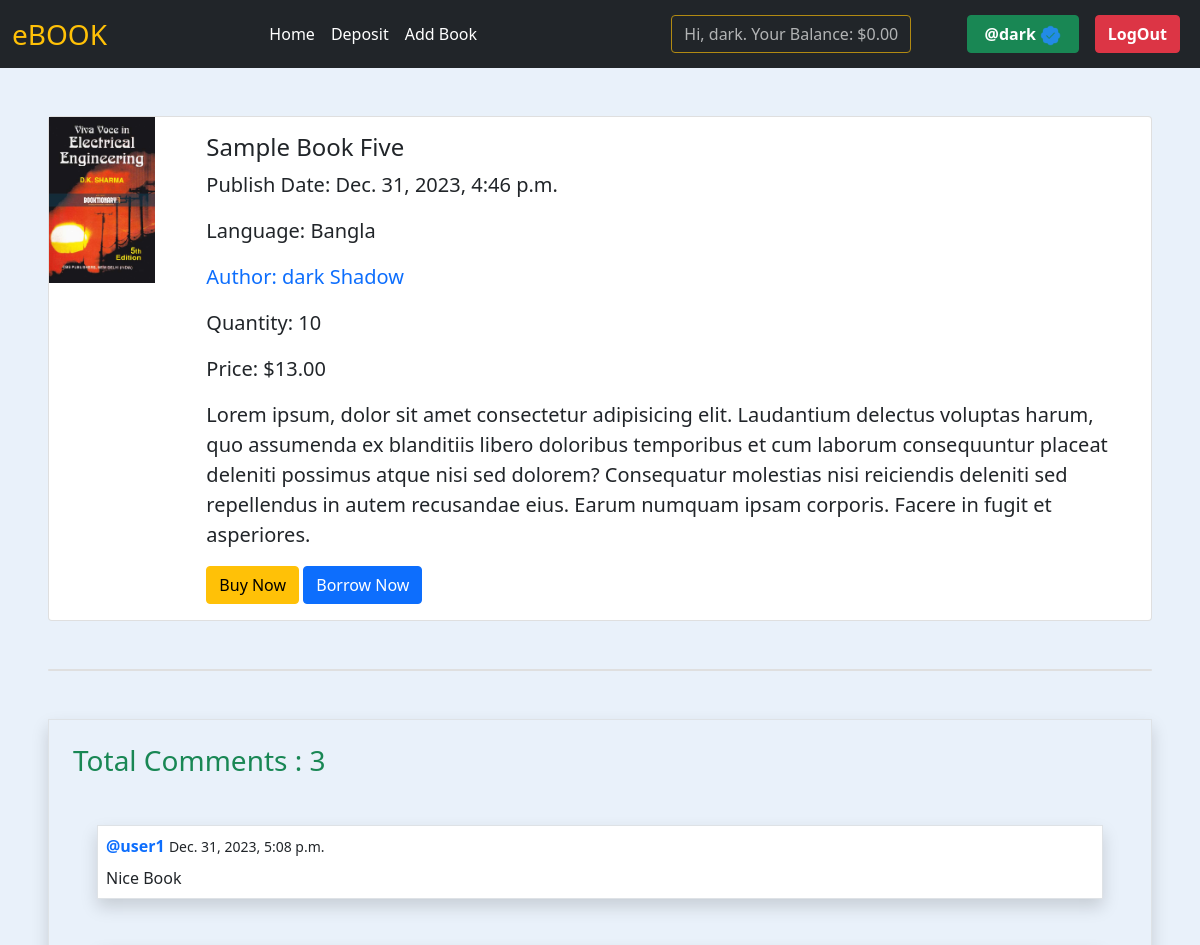
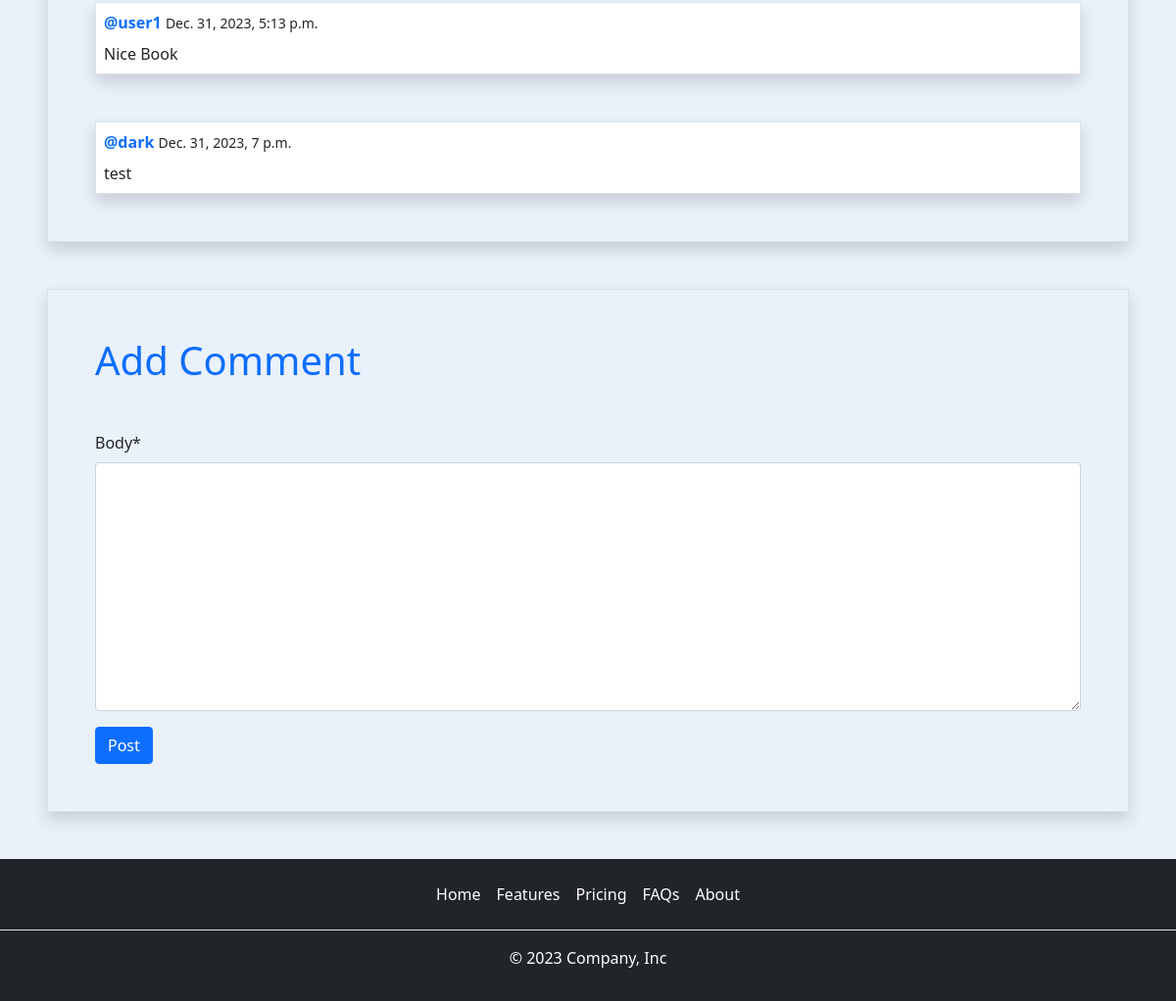
The page /books/details/14 (signed in) on the database its author committed (2 pictures, top to bottom).
### accounts/models.py (models this page shows, shortened)
class Profile(BaseModel):
    user = models.OneToOneField(User, related_name='profile', on_delete=models.CASCADE)
    account_type = models.CharField(max_length=10, choices=ACCOUNT_TYPE)
    gender = models.CharField(max_length=10, choices=GENDER_TYPE)
    balance = models.DecimalField(default=0, max_digits=12, decimal_places=2)
    is_verified_author = models.BooleanField(default=False)

### book/models.py (models this page shows, shortened)
class Book(BaseModel):
    name = models.CharField(max_length=100)
    image = models.ImageField(upload_to='books/', null=True, blank=True)
    language = models.CharField(max_length=50)
    quantity = models.IntegerField()
    price = models.DecimalField(decimal_places=2, max_digits=10)
    description = models.TextField(null=True, blank=True)
    author = models.ForeignKey(Profile, on_delete=models.CASCADE, related_name='books', limit_choices_to={'is_verified_author': True})
    category = models.ManyToManyField(Category, related_name='category_book')

class Comment(BaseModel):
    profile = models.ForeignKey(Profile, on_delete=models.CASCADE, related_name='comments')
    book = models.ForeignKey(Book, on_delete=models.CASCADE, related_name='comments')
    body = models.TextField()

### book/views.py (the view, shortened to what this page needs)
# urls.py: path('details/<int:pk>', BookDetailsView.as_view(), name='details_book'),
class BookDetailsView(DetailView):
    model = Book
    template_name = 'book_details.html'
    def get_context_data(self, **kwargs):
        context = super().get_context_data(**kwargs)
        book = self.object
        context['comments'] = book.comments.all()
        context['comment_form'] = CommentForm
        return context

### book/templates/book_details.html (shortened to what this page needs)
{% extends "base.html" %} {% load crispy_forms_tags %}
{% load static %}
{% block content %}
<div class="card flex-row m-5 ">
    <div class="w-50">
      <img class="card-img-left w-75" src="{{object.image.url}}"/>
    </div>
  <div class="card-body">
    <h4 class="card-title ">{{object.name}}</h4>
    <p class="card-text fs-5">Publish Date: {{object.created_at}}</p>
    <p class="card-text fs-5">Language: {{object.language}}</p>
    <p class="card-text fs-5 text-primary">Author: {{object.author.user.first_name}} {{object.author.user.last_name}}</p>
    <p class="card-text fs-5">Quantity: {{object.quantity}}</p>
    <p class="card-text fs-5">Price: ${{object.price}}</p>
    <p class="card-text fs-5">{{object.description}}</p>
    <a href="{% url "buy_now" object.id %}" class="btn btn-warning">Buy Now</a>
    <a href="{% url "borrow_book" object.id %}" class="btn btn-primary">Borrow Now</a>
  </div>
</div>
<div class="card m-5">
</div>
<div class="border m-5 shadow">
  <h3 class="m-4 text-success">Total Comments : {{comments | length}}</h3>
  {% for comment in comments %}
  <div class="border m-5 bg-white shadow">
    <p class="m-2">
      <strong>
        <a href="{% url "author_profile" comment.profile.user.id %}" class="text-decoration-none">@{{comment.profile.user.username}}</a>
      </strong>
      <small>{{comment.created_at}}</small>
    </p>
    <p class="m-2">{{comment.body}}</p>
  </div>
  {% endfor %}
</div>
<div class="border m-5 shadow">
  <h1 class="m-5 mb-3 text-primary">Add Comment</h1>
  <div class="m-5">
    <form action="" method="post">
      {{comment_form|crispy}}
      <button class="btn btn-primary">Post</button>
    </form>
  </div>
</div>
{% endblock content %}

### core/templates/base.html (shortened to what this page needs)
{% load static %}
<!doctype html>
<html lang="en">
  <head>
    <link href="https://cdn.jsdelivr.net/npm/bootstrap@5.0.2/dist/css/bootstrap.min.css" rel="stylesheet">
  </head>
  <body class="body-bg">
    <nav class="navbar navbar-expand-lg navbar-dark bg-dark">
    <div class="container-fluid">
        <a class="navbar-brand fs-3 fw-semibold text-warning" href="{% url "home" %}">eBOOK</a>
        <div class="collapse navbar-collapse" id="navbarSupportedContent">
        <ul class="navbar-nav m-auto mb-2 mb-lg-0">
            <li class="nav-item">
            <a class="nav-link active " aria-current="page" href="{% url "home" %}">Home</a>
            </li>
            {% if request.user.is_authenticated %}
            <li class="nav-item">
              <a class="nav-link active " aria-current="page" href="{% url "deposit_money" %}">Deposit</a>
            </li>
            {% endif %}
            {% if request.user.profile.is_verified_author %}
            <li class="nav-item">
            <a class="nav-link active " aria-current="page" href="{% url "add_book" %}">Add Book</a>
            </li>
            {% endif %}
        </ul>
        <div class="d-flex">
          {% if request.user.is_authenticated %}
          <a href="" class="btn btn-outline-warning disabled mx-5 text-white">Hi, {{request.user.first_name}}. Your Balance: ${{request.user.profile.balance}}</a>
          <a href="{% url "profile" %}" class="btn btn-success mx-2 fw-bold" >
            @{{request.user.username}}
            {% if request.user.profile.is_verified_author %}
                <img src="{% static "blue_badge.png" %}" class="w-25" alt="blue">
            {% endif %}
          </a>
          <a href="{% url "logout" %}" class="btn btn-danger mx-2 fw-bold" >LogOut</a>
          {% else %}
          <a href="{% url "registration" %}" class="btn btn-outline-primary mx-2 fw-bold">SignUp</a>
          <a href="{% url "login" %}" class="btn btn-outline-success mx-2 fw-bold" >LogIn</a>
          {% endif %}
        </div>
        </div>
    </div>
    </nav>
    <div class="content">
      {% block content %}{% endblock content %}
    </div>
  <footer class="py-3 bg-dark">
    <ul class="nav justify-content-center border-bottom pb-3 mb-3">
      <li class="nav-item"><a href="#" class="nav-link px-2 text-white">Home</a></li>
      <li class="nav-item"><a href="#" class="nav-link px-2 text-white">Features</a></li>
      <li class="nav-item"><a href="#" class="nav-link px-2 text-white">Pricing</a></li>
      <li class="nav-item"><a href="#" class="nav-link px-2 text-white">FAQs</a></li>
      <li class="nav-item"><a href="#" class="nav-link px-2 text-white">About</a></li>
    </ul>
    <p class="text-center text-white">&copy; 2023 Company, Inc</p>
  </footer>
  </body>
</html>

### core/templates/base.html (style rules this page uses)
.body-bg { background-color: #E9F1FA; }
.content { min-height: 72vh; }

### rows shown on the page
Book: image (picture), name "Sample Book Five", created_at "Dec. 31, 2023, 4:46 p.m.", language "Bangla", author.user.first_name "dark", author.user.last_name "Shadow", quantity "10", price "13.00", description "Lorem ipsum, dolor sit amet consectetur adipisicing elit. Laudantium delectus voluptas harum, quo assumenda ex blanditiis libero doloribus temporibus et cum laborum consequuntur placeat deleniti possimus atque nisi sed dolorem? Consequatur molestias nisi reiciendis deleniti sed repellendus in autem recusandae eius. Earum numquam ipsam corporis. Facere in fugit et asperiores."
Comment: profile.user.username "user1", created_at "Dec. 31, 2023, 5:08 p.m.", body "Nice Book"
Comment: profile.user.username "user1", created_at "Dec. 31, 2023, 5:13 p.m.", body "Nice Book"
Comment: profile.user.username "dark", created_at "Dec. 31, 2023, 7 p.m.", body "test"

### other values the page prints
{{ request.user.first_name }} "dark"
{{ request.user.profile.balance }} "0.00"
{{ request.user.username }} "dark"
{{ comments | length }} "3"
